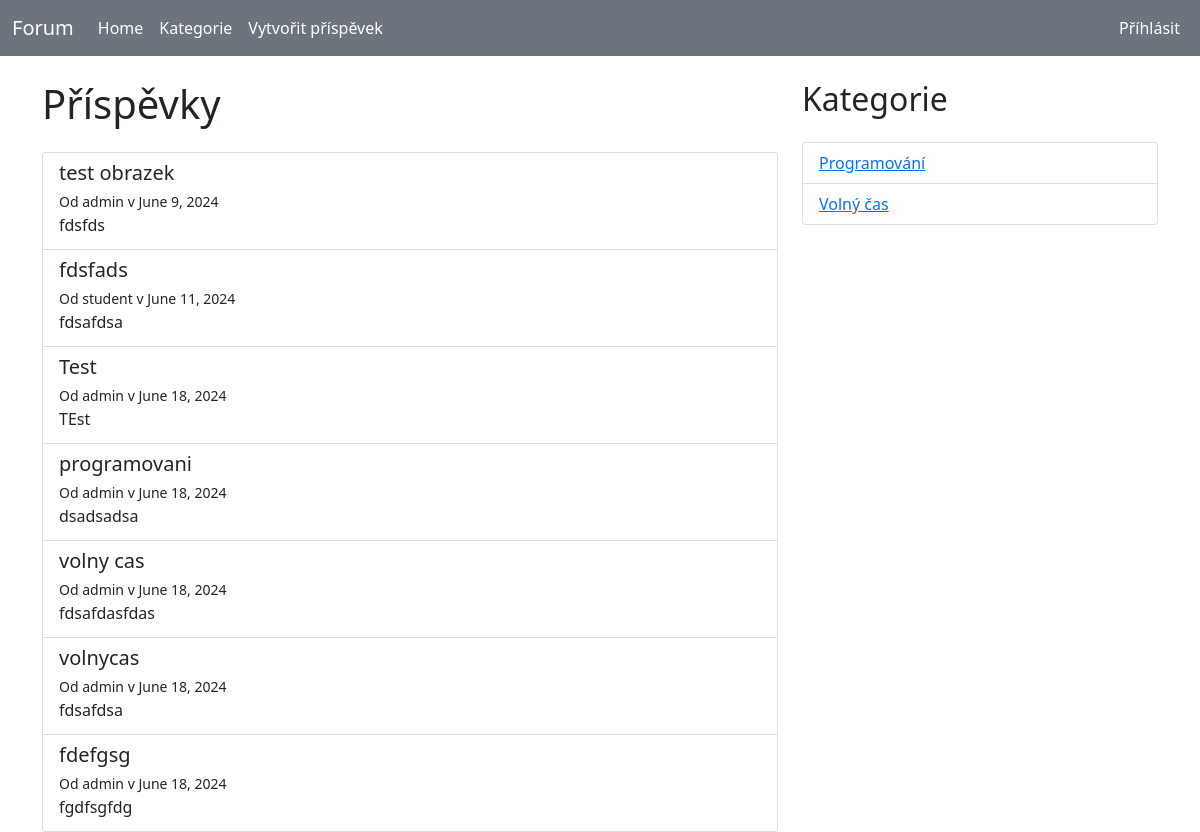
The page / on the database its author committed.
### forum/models.py (models this page shows, shortened)
class Post(models.Model):
    title = models.CharField(max_length=100, verbose_name="Nadpis")
    content = models.TextField(max_length=155, verbose_name="Text")
    created_at = models.DateTimeField(auto_now_add=True, verbose_name="Vytvořeno")
    updated_at = models.DateTimeField(auto_now=True, verbose_name="Upraveno")
    author = models.ForeignKey(User, on_delete=models.CASCADE, verbose_name="Autor")
    category = models.ForeignKey(Category, on_delete=models.SET_NULL, null=True, blank=True, verbose_name="Kategorie")
    image = models.ImageField(upload_to='media/', null=True, blank=True, verbose_name="Obrázek")
    class Meta:
        ordering = ['created_at', 'updated_at', 'title']
        verbose_name = 'Příspěvek'
        verbose_name_plural = 'Příspěvky'

class Category(models.Model):
    name = models.CharField(max_length=100, verbose_name="Kategorie")
    description = models.TextField(blank=True, null=True, verbose_name="Popisek")
    class Meta:
        ordering = ['name']
        verbose_name = 'Kategorie'
        verbose_name_plural = 'Kategorie'

### forum/views.py (the view)
# urls.py: path('', post_list, name='post_list'),
def post_list(request):
    posts = Post.objects.all()
    categories = Category.objects.all()
    return render(request, 'post_list.html', {'posts': posts, 'categories': categories})

### templates/post_list.html (shortened to what this page needs)
{% extends 'base.html' %}
{% block content %}
    <div class="row">
        <div class="col-md-8">
            <h1 class="mb-4">Příspěvky</h1>
            <div class="list-group">
                {% for post in posts %}
                    <a href="{% url 'post_detail' post.id %}" class="list-group-item list-group-item-action">
                        <h5 class="mb-1">{{ post.title }}</h5>
                        <small>Od {{ post.author.username }} v {{ post.created_at|date:"F j, Y" }}</small>
                        <p class="mb-1">{{ post.content|truncatewords:30 }}</p>
                    </a>
                {% endfor %}
            </div>
        </div>
        <div class="col-md-4">
            <h2 class="mb-4">Kategorie</h2>
            <ul class="list-group">
                {% for category in categories %}
                    <li class="list-group-item"><a href="{% url 'category_posts' category.id %}">{{ category.name }}</a></li>
                {% endfor %}
            </ul>
        </div>
    </div>
{% endblock %}

### templates/base.html (shortened to what this page needs)
<!DOCTYPE html>
<html lang="en">
<head>
    <link href="https://cdn.jsdelivr.net/npm/bootstrap@5.0.2/dist/css/bootstrap.min.css" rel="stylesheet">
    <link href="../static/forum/css/style.css" rel="stylesheet">
</head>
<body>
    <nav class="navbar navbar-expand-lg navbar-light bg-secondary text-white">
        <div class="container-fluid text-white">
            <a class="navbar-brand text-white" href="{% url 'post_list' %}">Forum</a>
            <div class="collapse navbar-collapse" id="navbarNav">
                <ul class="navbar-nav me-auto mb-2 mb-lg-0">
                    <li class="nav-item">
                        <a class="nav-link text-white" href="{% url 'post_list' %}">Home</a>
                    </li>
                    <li class="nav-item">
                        <a class="nav-link text-white" href="{% url 'category_list' %}">Kategorie</a>
                    </li>
                    <li class="nav-item">
                        <a class="nav-link text-white" href="{% url 'create_post' %}">Vytvořit příspěvek</a>
                    </li>
                </ul>
                <ul class="navbar-nav">
                    {% if user.is_authenticated %}
                        <li class="nav-item">
                            <a class="nav-link text-white" href="{% url 'logout' %}">Odhlásit</a>
                        </li>
                    {% else %}
                        <li class="nav-item">
                            <a class="nav-link text-white" href="{% url 'login' %}">Příhlásit</a>
                        </li>
                    {% endif %}
                </ul>
            </div>
        </div>
    </nav>
    <div class="container mt-4">
        {% block content %}{% endblock %}
    </div>
</body>
</html>

### rows shown on the page
Post: title "test obrazek", author.username "admin", created_at "June 9, 2024", content "fdsfds"
Post: title "fdsfads", author.username "student", created_at "June 11, 2024", content "fdsafdsa"
Post: title "Test", author.username "admin", created_at "June 18, 2024", content "TEst"
Post: title "programovani", author.username "admin", created_at "June 18, 2024", content "dsadsadsa"
Post: title "volny cas", author.username "admin", created_at "June 18, 2024", content "fdsafdasfdas"
Post: title "volnycas", author.username "admin", created_at "June 18, 2024", content "fdsafdsa"
Post: title "fdefgsg", author.username "admin", created_at "June 18, 2024", content "fgdfsgfdg"
Category: name "Programování"
Category: name "Volný čas"
